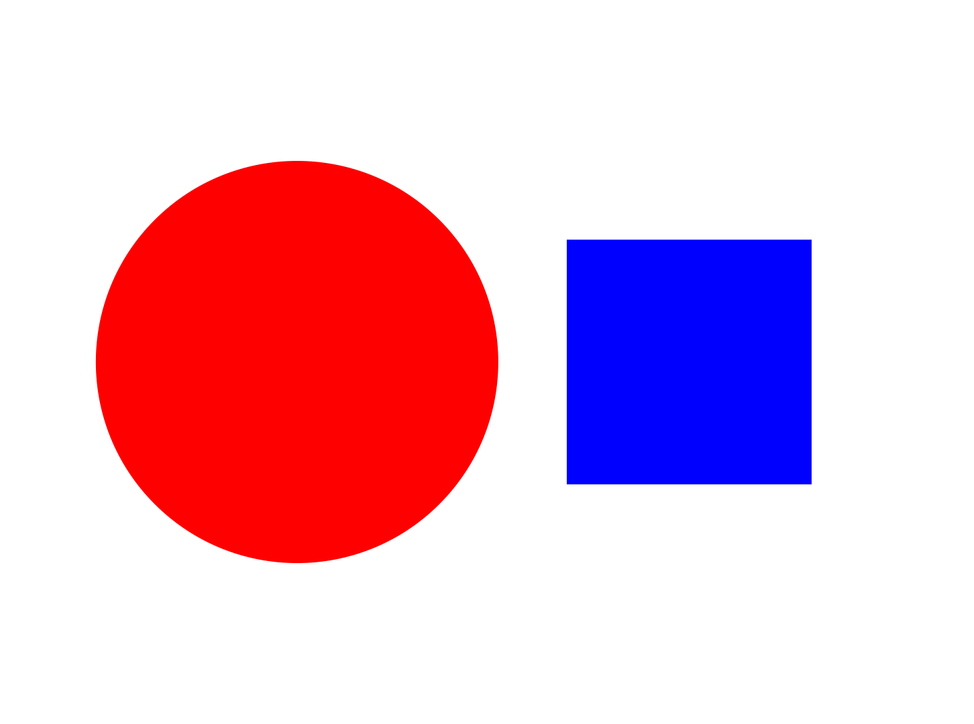
#> input picture Samples/Sample1.png, 974 x 724 px, shrunk from 1452 x 1080 before the run; its folder holds only this picture in this run
$ python task2.py
#> lines starting #> are read from the running program, lines starting #| are printed output that depends on the picture; after the words box and inside, x2 and y2 are one past the last pixel; in counts of white or black regions, pixels touching at a corner belong together
# IMPORT MODULES
# Modules for this task (numpy, opencv, os)
##############################################################
import cv2
import numpy as np
import os
#############################################################


# Global variable for details of shapes found in image and will be put in this dictionary, returned from scan_image function
shapes = {}


# ADD UTILITY FUNCTIONS HERE
# You can define any utility functions for your code.
# Please add proper comments to ensure that your code is
# readable and easy to understand.
##############################################################

def get_contours(img, color):
    contours, hierarchy = cv2.findContours(img, cv2.RETR_EXTERNAL, cv2.CHAIN_APPROX_NONE)

    for everyContour in contours:

        area = cv2.contourArea(everyContour)
        cv2.drawContours(img, everyContour, -1, (255, 255, 255), 1)

        perimeter = cv2.arcLength(everyContour, True)
        approx = cv2.approxPolyDP(everyContour, 0.02 * perimeter, True)

        x, y, width, height = cv2.boundingRect(approx)
        cv2.rectangle(img, (x, y), (x + width, y + height), (255, 255, 255), 2)

        if len(approx) == 3:
            print(f"Triangle with area of {area} and perimeter of {perimeter}")
            objectShape = 'Triangle'
        elif len(approx) == 4:
            print(f"Quadrilateral with area of {area} and perimeter of {perimeter}")
            objectShape = 'Quadrilateral'
        elif len(approx) == 5:
            print(f"Pentagon with area of {area} and perimeter of {perimeter}")
            objectShape = 'Pentagon'
        elif len(approx) == 6:
            print(f"Hexagon with area of {area} and perimeter of {perimeter}")
            objectShape = 'Hexagon'
        else:
            print(f"Circle of area {area} and perimeter of {perimeter}")
            objectShape = 'Circle'

        cv2.imshow('newimgcontour', img)
        cv2.waitKey(0)

        shapes[objectShape] = [color, area, x + width//2, y + height//2]

    return shapes

##############################################################


def scan_image(img_file_path):
    """
    Purpose:
    ---
    this function takes file path of an image as an argument and returns dictionary
    containing details of colored (non-white) shapes in that image
    Input Arguments:
    ---
    `img_file_path` :		[ str ]
        file path of image
    Returns:
    ---
    `shapes` :              [ dictionary ]
        details of colored (non-white) shapes present in image at img_file_path
        { 'Shape' : ['color', Area, cX, cY] }
    Example call:
    ---
    shapes = scan_image(img_file_path)
    """
#> called with img_file_path = 'Samples/Sample1.png'

    global shapes

    ##############	ADD YOUR CODE HERE	##############

    img = cv2.imread(img_file_path, cv2.IMREAD_COLOR)
#> img is the input picture: shape (724, 974, 3); mean B, G, R 209, 187.3, 233.3
    img = cv2.cvtColor(img, cv2.COLOR_BGR2RGB)

    # SLICING THE IMAGES BASED ON COLOR
    img_hsv = cv2.cvtColor(img, cv2.COLOR_RGB2HSV)
#> img_hsv: shape (724, 974, 3); mean H, S, V 10.5, 67.7, 255

    # Looking for blue
    lower_blue = np.array([110, 100, 100])
    upper_blue = np.array([130, 255, 255])
    # Looking for red
    lower_red = np.array([0, 100, 100])
    upper_red = np.array([10, 255, 255])
    # Looking for green
    lower_green = np.array([50, 100, 100])
    upper_green = np.array([70, 255, 255])


    colorRanges = [lower_red, lower_blue, lower_green, upper_red, upper_blue, upper_green]
    colors = ['red', 'blue', 'green']


    # SEPARATING OUT RED, BLUE, GREEN SHAPES
    for i in range(0, 3):
        mask_img = cv2.inRange(img_hsv, colorRanges[i], colorRanges[i + 3])
        result_img = cv2.bitwise_and(img, img, mask=mask_img)
        gray_img = cv2.cvtColor(result_img, cv2.COLOR_RGB2GRAY)
        blur_img = cv2.GaussianBlur(gray_img, (5, 5), 1, 1, 1, cv2.BORDER_WRAP)
        canny = cv2.Canny(blur_img, 50, 50)
        shapes = get_contours(canny, colors[i])
#> this loop made 3 passes
#> shapes on pass 1: {'Circle': ['red', 127855, 297, 362]}
#> pass 1, in scan_image, `mask_img = cv2.inRange(img_hsv, colorRanges[i], colorRanges[i + 3])`:
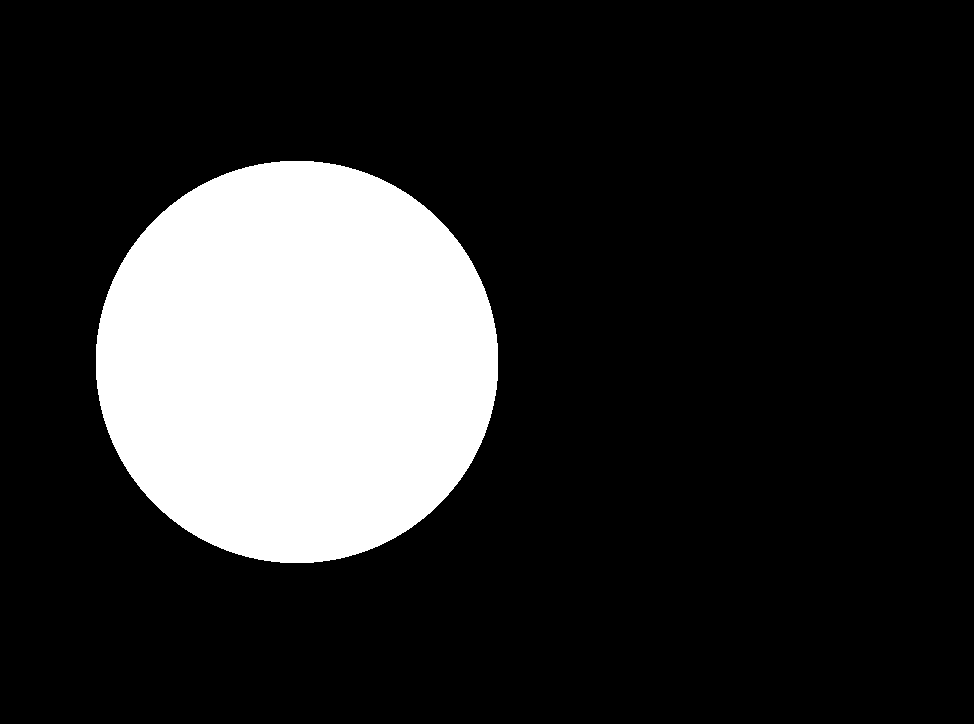
#> mask_img: shape (724, 974); 18.1% white; 1 white region, box (x1, y1, x2, y2) and area: (96, 161, 498, 563) 127300
#> pass 1, in scan_image, `result_img = cv2.bitwise_and(img, img, mask=mask_img)`:
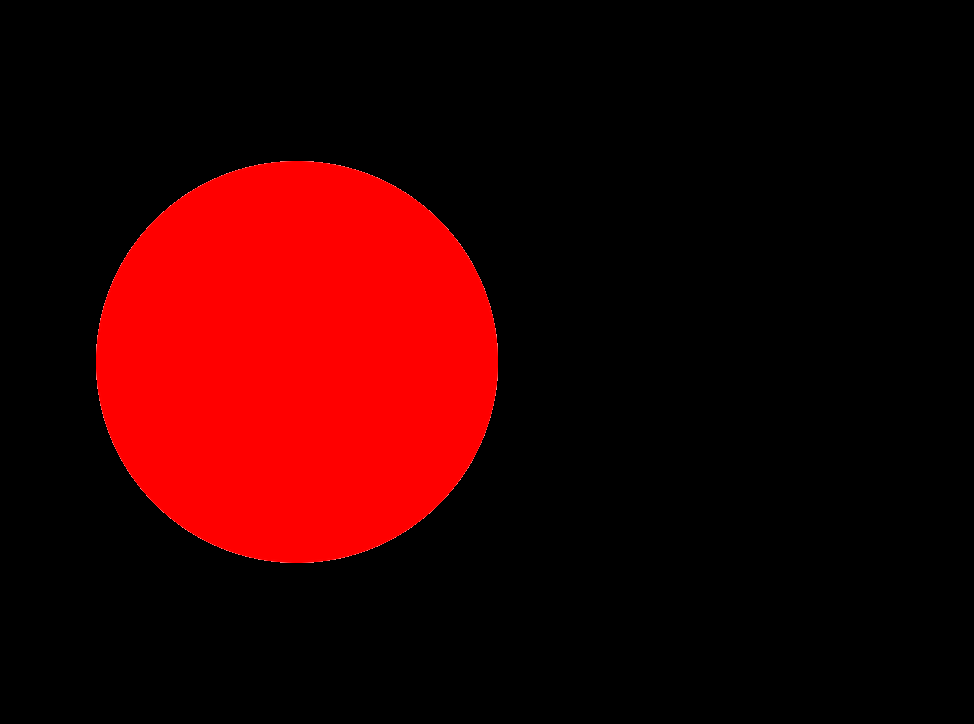
#> result_img: shape (724, 974, 3); mean R, G, B 46, 0.1, 0.1
#> pass 1, in scan_image, `gray_img = cv2.cvtColor(result_img, cv2.COLOR_RGB2GRAY)`:
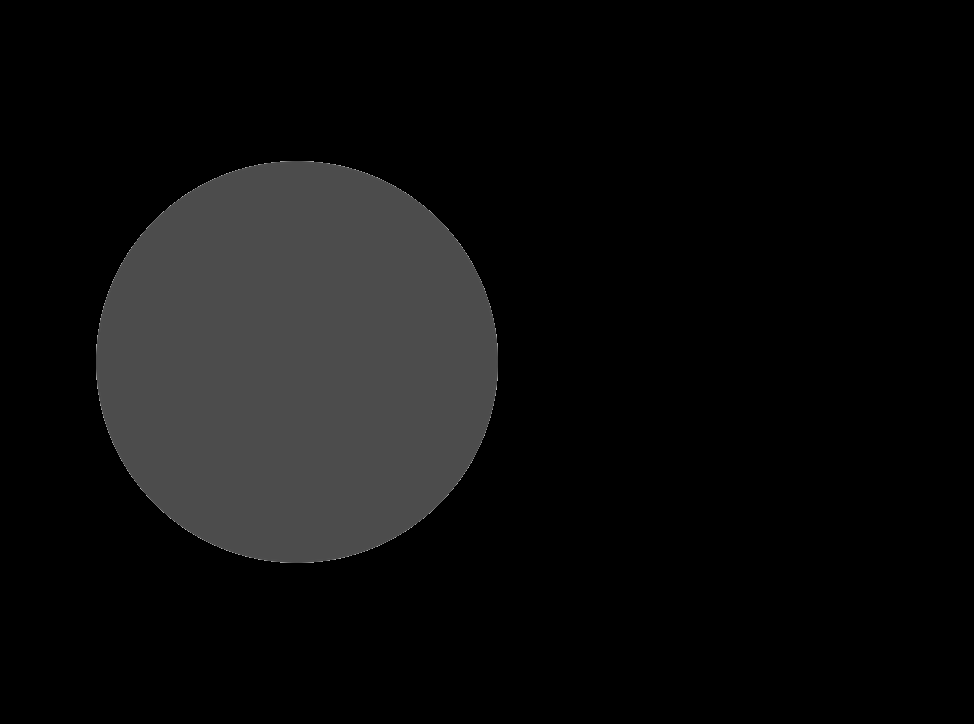
#> gray_img: shape (724, 974); min 0, max 185, mean 13.8
#> after the loop: blur_img: shape (724, 974); every value is 0
#> after the loop: result_img: shape (724, 974, 3); every value is 0

    # [25 lines of commented-out code are left out]

    cv2.waitKey(0)

    ##################################################

    return shapes


##################################################
if __name__ == '__main__':

    curr_dir_path = os.getcwd()
    print('Currently working in ' + curr_dir_path)

    # path directory of images in 'Samples' folder
    img_dir_path = curr_dir_path + '/Samples/'

    # path to 'Sample1.png' image file
    # change the path when running with a new image
    img_file_path = img_dir_path + 'Sample1' + '.png'
    print('============================================')
    shapes = scan_image(img_file_path)
    if type(shapes) is dict:
        print(shapes)
#| {'Circle': ['red', 127855.0, 297, 362], 'Quadrilateral': ['blue', 60012.0, 690, 362]}
        print('\nOutput generated. Please verify.')
    else:
        print('\n[ERROR] scan_image function returned a ' +
              str(type(shapes)) + ' instead of a dictionary.\n')
        exit()
